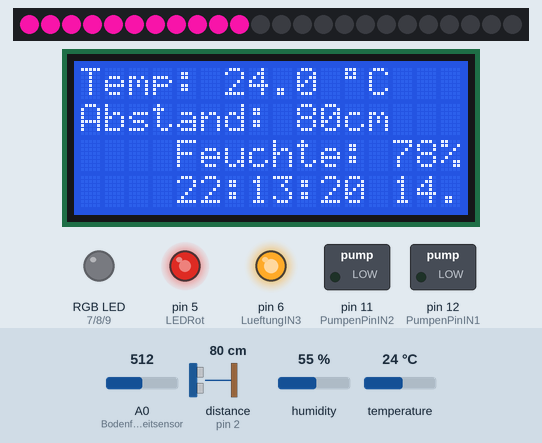
This sketch was run on a simulated Arduino Uno, built with avr-gcc and run on an emulated ATmega328P. Shown: 24 RGB LEDs in strip order, left to right, 16×4 character LCD, switched loads named in the sketch (green lamp = pin HIGH), an RGB LED mixed from three pins (HIGH = lit), output pins drawn as LEDs (lit = HIGH). Wiring (inferred from the names in the program): ultrasonic range finder: trigger pin 3; echo pin 2. Inputs (shaded band) come from the test bench; at power-on: A0 (Bodenfeuchtigkeitsensor) = 512, temperature 24 °C, distance to the obstacle (sensor on pin 2) 80 cm, humidity 55 %. The echo pulse lasts 58.3 µs per cm; dim RGB values are drawn brighter than linear; the local clock reads 2024-03-15 10:24:30 at power-on unless the sketch sets it; random numbers use the default seed unless the sketch sets one; pins used as bus, display or sensor lines are not drawn.

Above: at 1.2 s.
1.3 s: A0 (Bodenfeuchtigkeitsensor) set to 646
At 6.17 s:
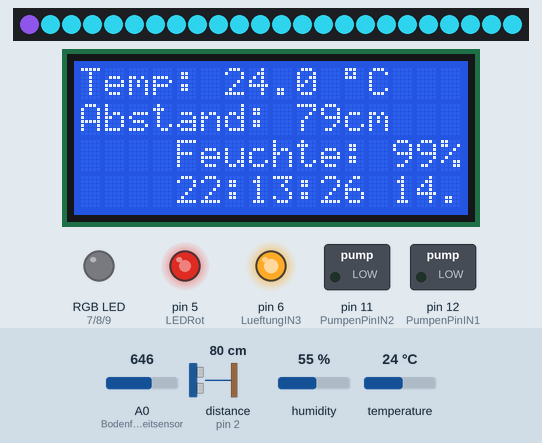
8.0 s: A0 (Bodenfeuchtigkeitsensor) set to 671
At 12.13 s:
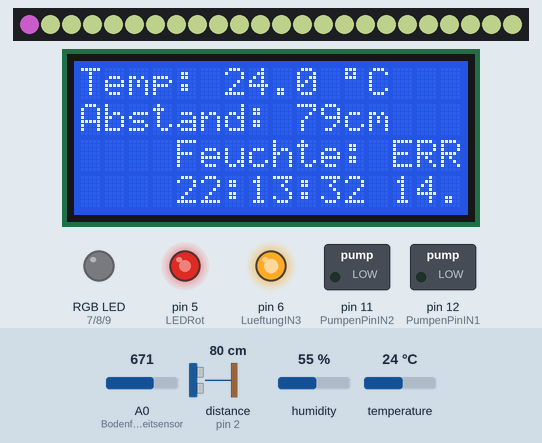
14.7 s: A0 (Bodenfeuchtigkeitsensor) set to 175
At 18.08 s:
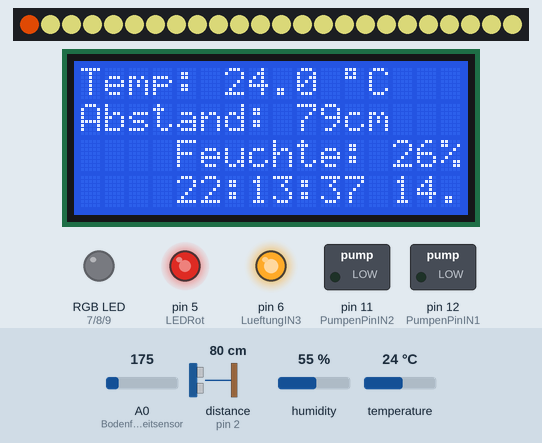
21.4 s: A0 (Bodenfeuchtigkeitsensor) set to 146
At 24.04 s:
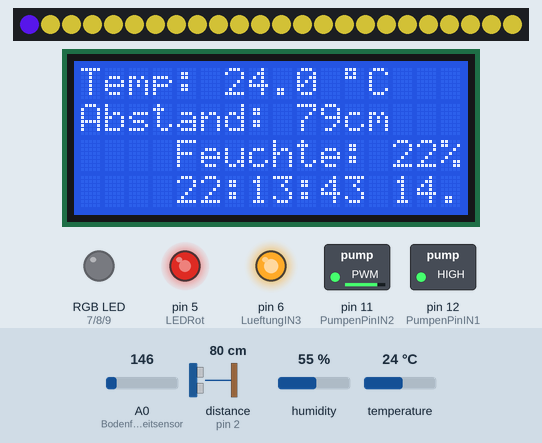
28.1 s: temperature set to 22 °C
At 34.7 s:
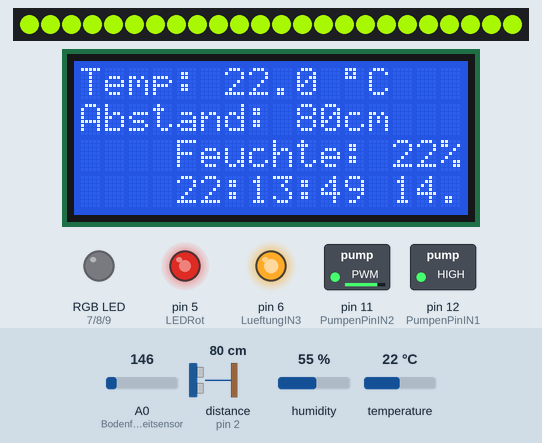
34.8 s: temperature set to 19 °C
At 41.3 s:
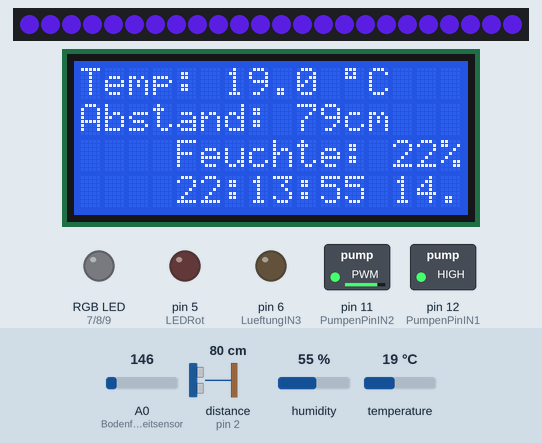
Timing chart, 0 to 42.8 s (numbered marks = the images above; inputs shaded):
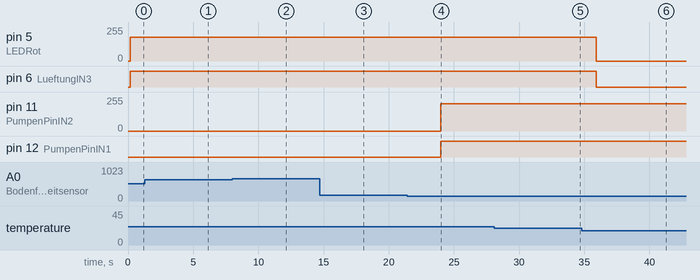

The sketch:

SmartFarming.ino
```cpp
#include <Wire.h>
#include <LiquidCrystal_I2C.h>
#include <DHT.h>
#include <RTClib.h>
#include <Adafruit_NeoPixel.h>

#define PIN 13
#define NUMPIXELS 24

Adafruit_NeoPixel pixels(NUMPIXELS, PIN, NEO_GRB + NEO_KHZ800);

// ===== Sensoren =====
DHT dht(4, DHT11);
int Trigger = 3;
int ECHO = 2;
int Bodenfeuchtigkeitsensor = A0;
int LEDRot = 5;
int LueftungIN3 = 6;
int LueftungIN4 = 5;
int Fotowiderstand = A1;
int PumpenPinIN1 = 12;
int PumpenPinIN2 = 11;
int PumpeSpeed = 50;
int LueftungSpeed = 75;

// ===== RTC =====
RTC_DS3231 rtc;

// ===== Variablen =====
long Abstand = 0;
long NeoR;
long NeoG;
long NeoB;
float Temperatur = 0.0;
int Bodenfeuchtigkeit = 0;
float PflanzentemperaturLimit = 20.0;
int Trocken = 25;
int Helligkeit = 0;
int Tagbeginn = 13;
int Tagende = 14;

// ===== RGB LED =====
int redPin = 7;
int greenPin = 8;
int bluePin = 9;

// ===== LCD =====
LiquidCrystal_I2C lcd(0x27, 16, 4);

// ===== SETUP =====
void setup() {
  pinMode(Trigger, OUTPUT);
  pinMode(ECHO, INPUT);

  pinMode(redPin, OUTPUT);
  pinMode(greenPin, OUTPUT);
  pinMode(bluePin, OUTPUT);

//Gruen, OUTPUT);
  pinMode(LEDRot, OUTPUT);

  pinMode(Fotowiderstand, INPUT);
  pinMode(PumpenPinIN2, OUTPUT);
  pinMode(PumpenPinIN1, OUTPUT);
  pinMode(LueftungIN3, OUTPUT);
  pinMode(LueftungIN4, OUTPUT);

  Serial.begin(9600);

  dht.begin();
  pixels.begin();
  pixels.show(); // Alle LEDs aus

  lcd.init();
  lcd.backlight();

  // ===== RTC START =====
  if (!rtc.begin()) {
    lcd.setCursor(0, 0);
    lcd.print("RTC ERROR");
    while (1);
  }

  // 👉 EINMAL aktivieren, dann wieder auskommentieren!
  rtc.adjust(DateTime(F(__DATE__), F(__TIME__)));
}

// ===== LOOP =====
void loop() {
  AbstandMessung();
  TemperaturMessung();
  BodenfeuchtigkeitMessung();
  AnzeigeLCD();
  RGB_Steuerung();
  Lueftung();
  Giessen();
  Licht();

  delay(1000);
}

// ===== ABSTAND =====
void AbstandMessung() {
  digitalWrite(Trigger, LOW);
  delay(5);
  digitalWrite(Trigger, HIGH);
  delayMicroseconds(10);
  digitalWrite(Trigger, LOW);

  long Zeit = pulseIn(ECHO, HIGH);
  Abstand = (Zeit / 2) * 0.03432;
}

// ===== TEMPERATUR =====
void TemperaturMessung() {
  Temperatur = dht.readTemperature();
}

// ===== FEUCHTE =====
void BodenfeuchtigkeitMessung() {
  Bodenfeuchtigkeit = map(analogRead(Bodenfeuchtigkeitsensor), 0, 650, 0, 100);
}


// ===== RGB =====
void RGB_Steuerung() {
  if (Bodenfeuchtigkeit < 30) {
    setColor(5, 0, 0);
  } else if (Bodenfeuchtigkeit < 75) {
    setColor(5, 4, 0);
  } else {
    setColor(0, 5, 0);
  }
}

// ===== COLOR =====
void setColor(int r, int g, int b) {
  analogWrite(redPin, r);
  analogWrite(greenPin, g);
  analogWrite(bluePin, b);
}

// ===== LÜFTUNG =====
void Lueftung() {
  if (Temperatur > PflanzentemperaturLimit) {
    analogWrite(LueftungIN4, 255 - LueftungSpeed);
    digitalWrite(LueftungIN3, HIGH);
  } else {
    digitalWrite(LueftungIN4, LOW);
    digitalWrite(LueftungIN3, LOW);
  }
}

// ===== GIESSEN =====
void Giessen() {
  if (Bodenfeuchtigkeit < Trocken) {
    analogWrite(PumpenPinIN2, 255 - PumpeSpeed);
    digitalWrite(PumpenPinIN1, HIGH);
  } else {
    digitalWrite(PumpenPinIN1, LOW);
    digitalWrite(PumpenPinIN2, LOW);
  }
}

// ===== LICHT (NeoPixel) =====
void Licht() {
  DateTime now = rtc.now();  // aktuelle Zeit abrufen

  // NeoPixel zwischen 13 Uhr und 5 Uhr morgens (über Mitternacht)
  if (now.hour() >= Tagbeginn || now.hour() < Tagende) {
    NeoPixelAnim();
  } else {
    pixels.clear();
    pixels.show();
  }
}


void NeoPixelAnim() {
  // Zufällige Farbe für vorwärtslauf
  NeoR = random(0, 255);
  NeoG = random(0, 255);
  NeoB = random(0, 255);

  // Alle LEDs vorwärts setzen
  for (int i = 0; i < NUMPIXELS; i++) {
    pixels.setPixelColor(i, pixels.Color(NeoR, NeoG, NeoB));
    pixels.show();
    delay(100); // kurze Pausew
  }


  // Neue zufällige Farbe für rückwärtslauf
  NeoR = random(0, 255);
  NeoG = random(0, 255);
  NeoB = random(0, 255);

  // Alle LEDs rückwärts setzen
  for (int i = NUMPIXELS - 1; i >= 0; i--) {
    pixels.setPixelColor(i, pixels.Color(NeoR, NeoG, NeoB));
    pixels.show();
    delay(100); // kurze Pause
  }

}

// ===== LCD ANZEIGE =====
void AnzeigeLCD() {
  DateTime now = rtc.now();

  // Zeile 1: Temperatur
  lcd.setCursor(0, 0);
  lcd.print("Temp: ");
  lcd.print(Temperatur, 1);
  lcd.print(" ");
  lcd.write(byte(223)); // Gradzeichen
  lcd.print("C   ");    // Leerzeichen zum Überschreiben alter Zeichen

  // Zeile 2: Abstand
  lcd.setCursor(0, 1);
  lcd.print("Abstand: ");
  lcd.print(Abstand);
  lcd.print("cm   ");

  // Zeile 3: Bodenfeuchtigkeit
  lcd.setCursor(0, 2);
  lcd.print("Feuchte: ");
  if (!(Bodenfeuchtigkeit <= 100)) {
    lcd.print("ERROR");
  } else {
    lcd.print(Bodenfeuchtigkeit);
    lcd.print("%   ");
  }


  // Zeile 4: Uhrzeit und Datum
  lcd.setCursor(0, 3);
  if (now.hour() < 10) lcd.print("0");
  lcd.print(now.hour());
  lcd.print(":");
  if (now.minute() < 10) lcd.print("0");
  lcd.print(now.minute());
  lcd.print(":");
  if (now.second() < 10) lcd.print("0");
  lcd.print(now.second());
  lcd.print(" ");

  if (now.day() < 10) lcd.print("0");
  lcd.print(now.day());
  lcd.print(".");
  if (now.month() < 10) lcd.print("0");
  lcd.print(now.month());
  lcd.print(".");
  lcd.print(now.year());
}
```

Measured:
- the behaviour switches between 656 and 657 on A0 (Bodenfeuchtigkeitsensor) (found by bisection; images 1 and 2)
- the behaviour switches between 163 and 162 on A0 (Bodenfeuchtigkeitsensor) (found by bisection; images 3 and 4)
- the behaviour switches between 21 and 20 °C on temperature (found by bisection; images 5 and 6)
- after the input at 21.4 s, pin 11 (PumpenPinIN2): 0/255 → 205/255 after 2.6 s; pin 12 (PumpenPinIN1): LOW → HIGH after 2.6 s
- after the input at 34.8 s, pin 5 (LEDRot): 180/255 → 0/255 after 1.1 s; pin 6 (LueftungIN3): HIGH → LOW after 1.1 s
